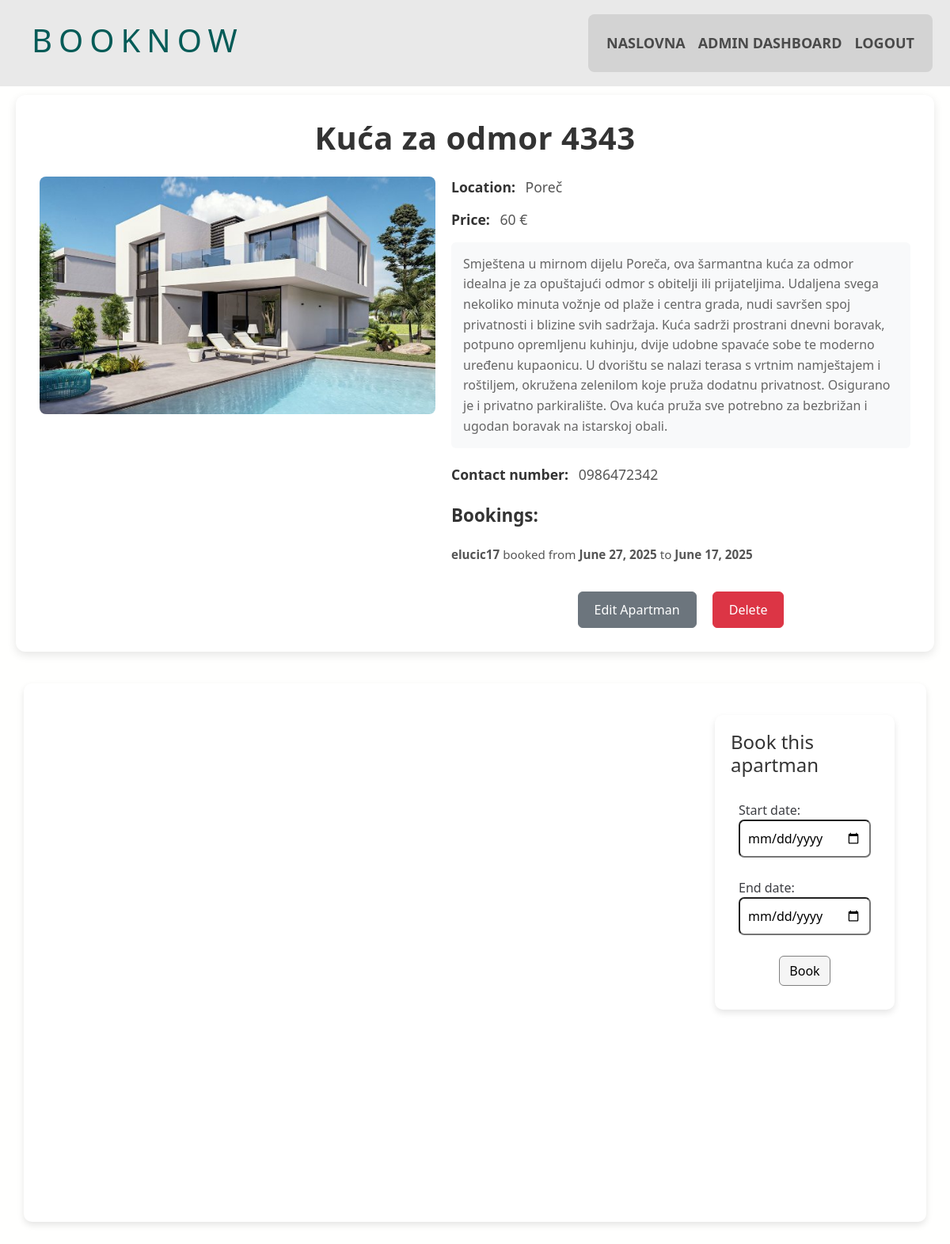
The page /app/apartman/36/ (signed in) on the database its author committed.
### app/models.py (models this page shows, shortened)
class Apartman(models.Model):
    title = models.CharField(max_length=200)
    description = models.TextField()
    location=models.TextField(default="no location")
    price = models.CharField(max_length=15, null=True, blank=True)
    user = models.ForeignKey(User, on_delete=models.CASCADE)
    contact_number = models.CharField(max_length=15, null=True, blank=True)
    apartman_image = models.ImageField(upload_to='apartman_img/', null=True, blank=True)

class Booking(models.Model):
    user = models.ForeignKey(User, on_delete=models.CASCADE)
    apartman = models.ForeignKey(Apartman, on_delete=models.CASCADE)
    start_date = models.DateField()
    end_date = models.DateField()

### app/views.py (the view)
# urls.py: path('apartman/<int:apartman_id>/', views.apartman_detail, name='apartman_detail'),
def apartman_detail(request, apartman_id):
    apartman = get_object_or_404(Apartman, id=apartman_id)
    bookings = Booking.objects.filter(apartman=apartman)
    return render(request, 'app/apartman_detail.html', {'apartman': apartman, 'bookings': bookings, 'form': BookingForm(initial={'apartman': apartman})})

### app/forms.py
class BookingForm(forms.ModelForm):
   class Meta:
        model = Booking
        fields = ['apartman', 'start_date', 'end_date']
        widgets = {
            'start_date': forms.DateInput(attrs={'type': 'date'}),
            'end_date': forms.DateInput(attrs={'type': 'date'}),
            'apartman': forms.HiddenInput()
        }

### app/templates/app/apartman_detail.html (shortened to what this page needs)
{% extends "app/base.html" %}
{% load static %}
{% block content %}
<div class="card-detail">
    <div class="house-info-card">
        <h1 class="house-title">{{ apartman.title }}</h1>
        <div class="house-details">
            {% if apartman.apartman_image %}
            <img id="apartmanImage" src="{{ apartman.apartman_image.url }}" class="house-img" alt="{{ apartman.title }}">
            {% endif %}
            <div class="house-content">
                <p class="info-item"><span class="info-label">Location:</span> {{ apartman.location }}</p>
                <p class="info-item"><span class="info-label">Price:</span> {{ apartman.price }} €</p>
                <p class="info-description">{{ apartman.description }}</p>
                <p class="info-item"><span class="info-label">Contact number:</span> {{ apartman.contact_number }}</p>
                {% if request.user.is_superuser %}
                <div class="booking-details">
                    <h3 class="booking-title">Bookings:</h3>
                    <ul class="booking-list">
                        {% for booking in bookings %}
                        <li>
                            <strong>{{ booking.user.username }}</strong> booked from
                            <strong>{{ booking.start_date }}</strong> to
                            <strong>{{ booking.end_date }}</strong>
                        </li>
                        {% endfor %}
                    </ul>
                </div>
                {% endif %}
                {% if user.is_superuser %}
                <div class="edit-buttons">
                    <a href="{% url 'app:edit_apartman' apartman.id %}" class="btn btn-secondary">Edit Apartman</a>
                    <form method="post" action="{% url 'app:delete_apartman' apartman.id %}" style="display: inline;">
                        <button type="submit" class="btn btn-danger">Delete</button>
                    </form>
                </div>
                {% endif %}
            </div>
        </div>
    </div>
    <div class="calendar">
        <div id='calendar'></div>
        <div class="booking">
            <h3>Book this apartman</h3>
            <form id="booking-form" method="post" action="{% url 'app:add_booking' %}">
                {{ form.as_p }}
                <button type="submit" class="btn btn-primary">Book</button>
            </form>
        </div>
    </div>
</div>
{% endblock %}

### static/app/app.css (style rules this page uses)
* { padding: 0; margin: 0; }
body { background-color: #fffffe; }
h1 { color: #045B57; }
p { color: #3C3D42; }
.btn-primary { background-color: #007bff; border-color: #007bff; }
.btn-secondary { background-color: #6c757d; border-color: #6c757d; }
.booking-details ul { list-style-type: none; }
.booking { margin: 20px; margin-left: 100px; background-color: lightgray; padding: 30px; border-radius: 10px; height: fit-content; }
#id_end_date, #id_start_date { border-radius: 7px; padding: 10px; }
.card-detail { border: none; display: flex; flex-direction: column; justify-content: center; max-width: 1200px; margin: 0 auto; padding: 20px; padding-top: 120px; }
#calendar { margin-top: 20px; margin-bottom: 20px; width: 70%; height: 600px; }
.calendar { display: flex; flex-direction: row; margin: 10px; }
#booking-form { margin-top: 20px; padding: 10px; }
#booking-form .btn-primary { background-color: whitesmoke; border-color: gray; color: black; }
a { text-decoration: none; }
.house-info-card { background: #fff; border-radius: 12px; box-shadow: 0 4px 12px rgba(0, 0, 0, 0.1); padding: 30px; margin-bottom: 30px; }
.house-title { font-size: 2.5rem; font-weight: 700; color: #333; text-align: center; margin-bottom: 25px; letter-spacing: 0.5px; }
.house-details { display: flex; flex-wrap: wrap; gap: 20px; align-items: flex-start; }
.house-img { width: 100%; max-width: 500px; height: 300px; object-fit: cover; border-radius: 8px; cursor: pointer; }
.house-content { flex: 1; min-width: 300px; }
.info-item { font-size: 1.1rem; margin-bottom: 15px; color: #555; }
.info-label { font-weight: 600; color: #333; margin-right: 8px; }
.info-description { font-size: 1rem; line-height: 1.6; color: #666; margin-bottom: 20px; background: #f8f9fa; padding: 15px; border-radius: 6px; }
.booking-details { margin-top: 25px; }
.booking-title { font-size: 1.4rem; font-weight: 600; color: #333; margin-bottom: 15px; }
.booking-list { list-style: none; padding: 0; margin: 0; }
.booking-list li { font-size: 0.95rem; color: #555; padding: 10px 0; border-bottom: 1px solid #eee; }
.booking-list li:last-child { border-bottom: none; }
.edit-buttons { margin-top: 25px; text-align: center; }
.edit-buttons .btn { margin: 0 8px; padding: 10px 20px; font-size: 1rem; }
.calendar { background: #fff; border-radius: 10px; box-shadow: 0 4px 8px rgba(0, 0, 0, 0.1); padding: 20px; margin-bottom: 20px; }
#calendar { width: 100%; }
.booking { background: #fff; border-radius: 10px; box-shadow: 0 4px 8px rgba(0, 0, 0, 0.1); padding: 20px; }
.booking h3 { font-size: 1.5rem; margin-bottom: 15px; color: #333; }
.booking form { display: flex; flex-direction: column; gap: 10px; }
.booking .btn { align-self: center; }

### rows shown on the page
Apartman: title "Kuća za odmor 4343", apartman_image (picture), location "Poreč", price "60", description "Smještena u mirnom dijelu Poreča, ova šarmantna kuća za odmor idealna je za opuštajući odmor s obitelji ili prijateljima. Udaljena svega nekoliko minuta vožnje od plaže i centra grada, nudi savršen spoj privatnosti i blizine svih sadržaja. Kuća sadrži prostrani dnevni boravak, potpuno opremljenu kuhinju, dvije udobne spavaće sobe te moderno uređenu kupaonicu. U dvorištu se nalazi terasa s vrtnim namještajem i roštiljem, okružena zelenilom koje pruža dodatnu privatnost. Osigurano je i privatno parkiralište. Ova kuća pruža sve potrebno za bezbrižan i ugodan boravak na istarskoj obali.", contact_number "0986472342"
Booking: user.username "elucic17", start_date "June 27, 2025", end_date "June 17, 2025"
